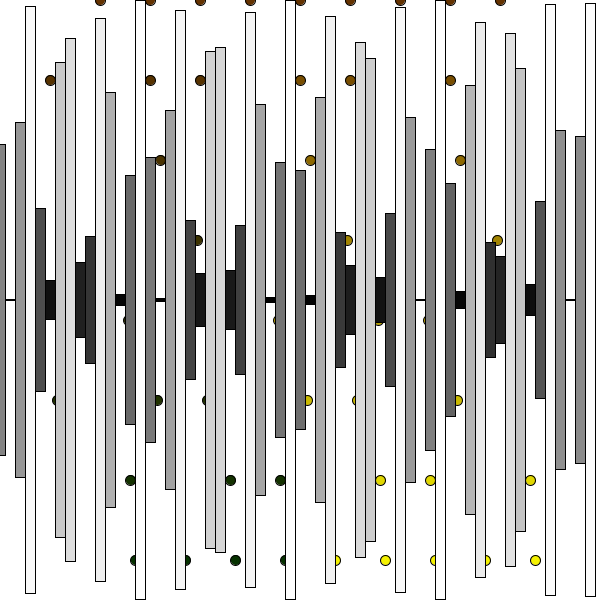
Frame 1 (no input)
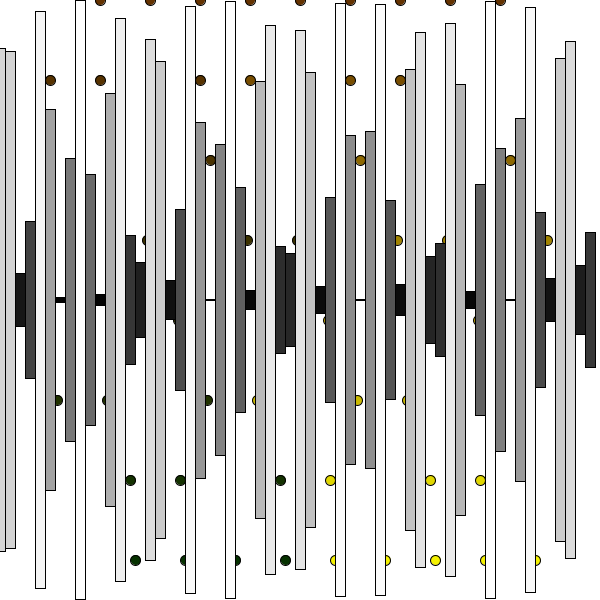
Frame 60 (the mouse pressed at the canvas centre just before this capture)
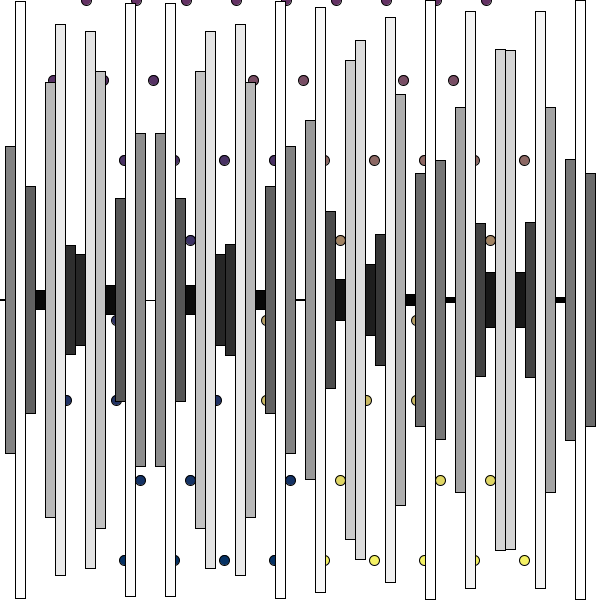
Frame 120 (the mouse held since frame 60 and released just before this capture)

The Processing sketch that drew these frames (run headless with seeded random() and noise(); from frame 60 on, the mouse is pressed at the canvas centre):

// Processing sketch: processing_157038
// ── processing_157038.pde

float posX;
float counter;
float waveSize;


void setup () {
  size(600, 600);
  background(255);

  counter = 0;
  waveSize = 150;
  posX = width/2;
}

void draw () {
  counter += 0.05;
  waveSize = 300;

  background(255); 


  for (int i = 0; i < height; i+=80) {  
    float mySin = sin(mouseX*0.02+i)*50; 
    float r = map(i, 0, width, 100, 255);
    float g = map(i, 0, height, 50, 255);
    float b = map( mouseX, 0, mouseY, 0, 100);
    color c = color(r, g, b);
    fill(c); 
    ellipse (posX+mySin, i, 10, 10);
  }

  for (int i = 0; i < height; i+=80) {  
    float mySin = sin(mouseX*0.02+i)*50; 
    float r = map(i, 0, width, 100, 0);
    float g = map(i, 0, height, 50, 50);
    float b = map( mouseX, 0, mouseY, 0, 100);
    color c = color(r, g, b);
    fill (c); 
    ellipse (posX-50+mySin, i, 10, 10);
  }

  for (int i = 0; i < height; i+=80) {  
    float mySin = sin(mouseX*0.02+i)*50;  
    float r = map(i, 0, width, 100, 255);
    float g = map(i, 0, height, 50, 255);
    float b = map( mouseX, 0, mouseY, 0, 100);
    color c = color(r, g, b);
    fill(c); 
    ellipse (posX+50+mySin, i, 10, 10);
  }

  for (int i = 0; i < height; i+=80) {  
    float mySin = sin(mouseX*0.02+i)*50; 
    float r = map(i, 0, width, 100, 0);
    float g = map(i, 0, height, 50, 50);
    float b = map( mouseX, 0, mouseY, 0, 100);
    color c = color(r, g, b);
    fill (c);  
    ellipse (posX-100+mySin, i, 10, 10);
  }

  for (int i = 0; i < height; i+=80) {  
    float mySin = sin(mouseX*0.02+i)*50;  
    float r = map(i, 0, width, 100, 255);
    float g = map(i, 0, height, 50, 255);
    float b = map( mouseX, 0, mouseY, 0, 100);
    color c = color(r, g, b);
    fill(c); 
    ellipse (posX+100+mySin, i, 10, 10);
  }
  for (int i = 0; i < height; i+=80) {  
    float mySin = sin(mouseX*0.02+i)*50; 
    float r = map(i, 0, width, 100, 0);
    float g = map(i, 0, height, 50, 50);
    float b = map( mouseX, 0, mouseY, 0, 100);
    color c = color(r, g, b);
    fill (c);  
    ellipse (posX-150+mySin, i, 10, 10);
  }

  for (int i = 0; i < height; i+=80) {  
    float mySin = sin(mouseX*0.02+i)*50; 
    float r = map(i, 0, width, 100, 255);
    float g = map(i, 0, height, 50, 255);
    float b = map( mouseX, 0, mouseY, 0, 100);
    color c = color(r, g, b);
    fill(c);  
    ellipse (posX+150+mySin, i, 10, 10);
  }

  for (int i = 0; i < height; i+=80) {  
    float mySin = sin(mouseX*0.02+i)*50;  
    float r = map(i, 0, width, 100, 0);
    float g = map(i, 0, height, 50, 50);
    float b = map( mouseX, 0, mouseY, 0, 100);
    color c = color(r, g, b);
    fill (c); 
    ellipse (posX-200+mySin, i, 10, 10);
  }

  for (int i = 0; i < height; i+=80) {  
    float mySin = sin(mouseX*0.02+i)*50;
    float r = map(i, 0, width, 100, 255);
    float g = map(i, 0, height, 50, 255);
    float b = map( mouseX, 0, mouseY, 0, 100);
    color c = color(r, g, b);
    fill(c);   
    ellipse (posX+200+mySin, i, 10, 10);
  }

  for (int i = 0; i < width; i += 10) {
    rectMode(CENTER);
    float sz = waveSize + (sin(counter * 0.8 +i*8) * waveSize);
    float b = map(sz, 0, waveSize * 2, 0, 255);
    fill(b);
    rect(i, height/2, 10, sz);
  }
}
